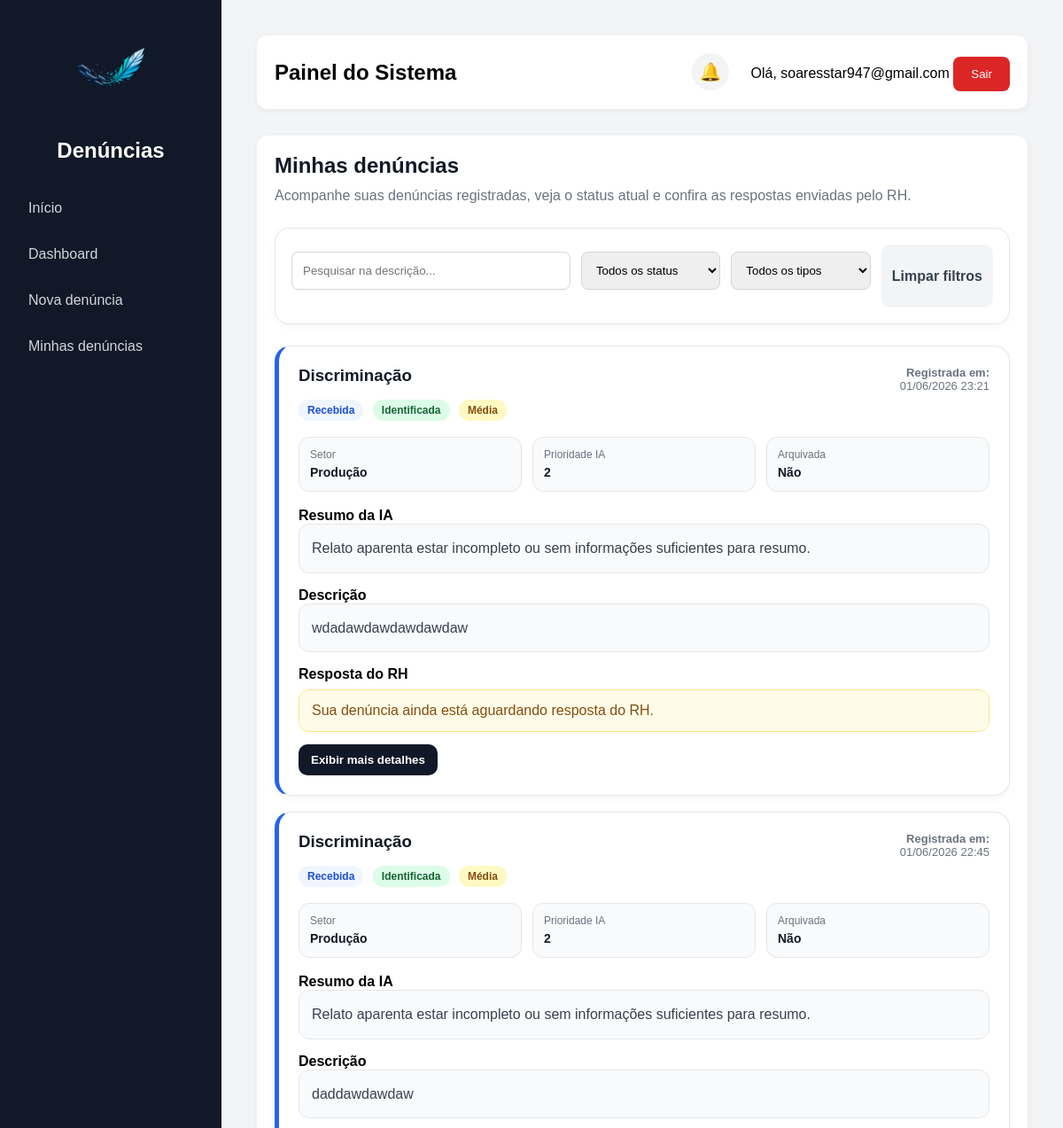
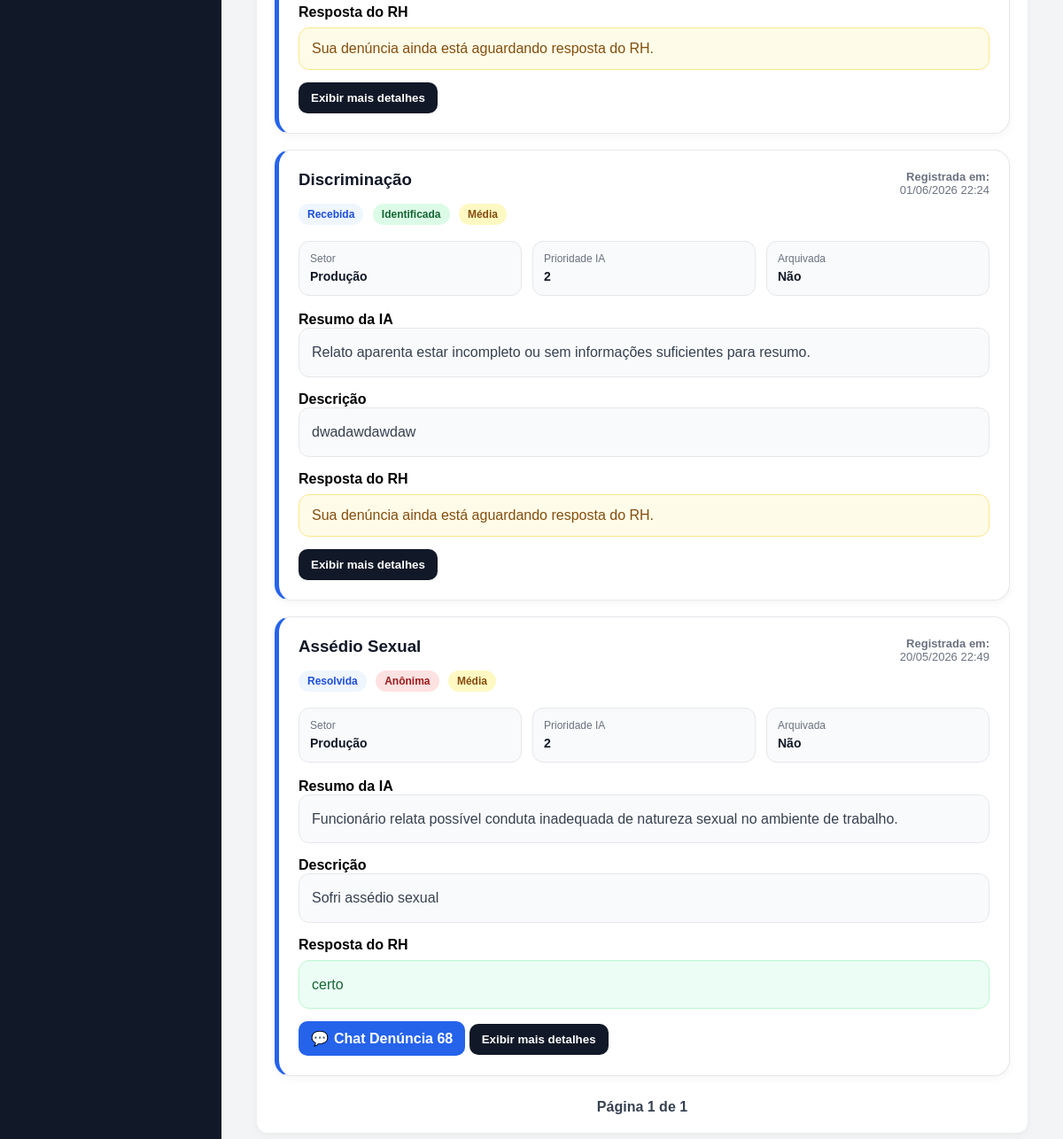
/minhas-denuncias/ (signed in), run on the app's committed database (2 pictures, top to bottom).
### denuncias/models.py (models this page shows, shortened)
class Denuncia(models.Model):
    TIPOS = [
    ('moral', 'Assédio Moral'),
    ('sexual', 'Assédio Sexual'),
    ('abuso', 'Abuso de Poder'),
    ('discriminacao', 'Discriminação'),
    ('ameaca', 'Ameaça'),
    ('violencia', 'Violência'),
    ('outros', 'Outros'),
    ]
    STATUS = [
        ("recebida", "Recebida"),
        ("analise", "Em análise"),
        ("resolvida", "Resolvida"),
    ]
    GRAVIDADES = [
    ('baixa', 'Baixa'),
    ('media', 'Média'),
    ('alta', 'Alta'),
    ('critica', 'Crítica'),
]
    usuario = models.ForeignKey(User, on_delete=models.SET_NULL, null=True, blank=True)
    descricao = models.TextField()
    tipo = models.CharField(max_length=20, choices=TIPOS)
    anonima = models.BooleanField(default=False)
    status = models.CharField(max_length=20, choices=STATUS, default="recebida")
    gravidade = models.CharField(
    max_length=20,
    choices=GRAVIDADES,
    default='baixa'
)
    urgente = models.BooleanField(default=False)
    prioridade_ia = models.IntegerField(default=1)
    resumo_ia = models.TextField(blank=True, null=True)
    data_criacao = models.DateTimeField(auto_now_add=True)
    arquivada = models.BooleanField(default=False)
    data_arquivamento = models.DateTimeField(null=True, blank=True)
    resposta_rh = models.TextField(blank=True, null=True)
    setor = models.ForeignKey(Setor, on_delete=models.SET_NULL, null=True, blank=True)
    exibir_setor = models.BooleanField(default=True)
    link_anexo = models.URLField(blank=True, null=True)

class Setor(models.Model):
    nome = models.CharField(max_length=100)

### denuncias/views.py (the view, shortened to what this page needs)
# urls.py: path('minhas-denuncias/', minhas_denuncias,  name='minhas_denuncias'),
@login_required
def minhas_denuncias(request):
    busca = request.GET.get("busca", "")
    status = request.GET.get("status", "")
    tipo = request.GET.get("tipo", "")
    page = request.GET.get("page", 1)
    denuncias = Denuncia.objects.filter(usuario=request.user).order_by("-data_criacao")
    if busca:
        denuncias = denuncias.filter(descricao__icontains=busca)
    if status:
        denuncias = denuncias.filter(status=status)
    if tipo:
        denuncias = denuncias.filter(tipo=tipo)
    paginator = Paginator(denuncias, 5)
    denuncias_paginadas = paginator.get_page(page)
    context = {
        "denuncias": denuncias_paginadas,
        "busca": busca,
        "status_filtro": status,
        "tipo_filtro": tipo,
    }
    return render(request, "denuncias/minhas_denuncias.html", context)

### denuncias/context_processors.py (called while the page is built, shortened)
def grupos_usuario(request):
    notificacoes = Notificacao.objects.filter(
        usuario=request.user
    ).order_by('-data_criacao')[:5]
    total_nao_lidas = Notificacao.objects.filter(
        usuario=request.user,
        lida=False
    ).count()
    return {
        'ui_rh': request.user.groups.filter(name='RH').exists(),
        'ui_admin': request.user.groups.filter(name='Administrador').exists() or request.user.is_superuser,
        'notificacoes': notificacoes,
        'total_nao_lidas': total_nao_lidas,
    }

### denuncias/templates/denuncias/minhas_denuncias.html (shortened to what this page needs)
{% extends 'base.html' %}
{% block content %}
<div class="minhas-header">
    <h2>Minhas denúncias</h2>
    <p>
        Acompanhe suas denúncias registradas, veja o status atual e confira as respostas enviadas pelo RH.
    </p>
</div>
<form id="filtrosMinhas" class="filtros-minhas">
    <input
        type="text"
        name="busca"
        placeholder="Pesquisar na descrição..."
        value="{{ busca }}"
    >
    <select name="status">
        <option value="">Todos os status</option>
    </select>
    <select name="tipo">
        <option value="">Todos os tipos</option>
    </select>
    <a href="/minhas-denuncias/" class="limpar-minhas">
        Limpar filtros
    </a>
</form>
<div id="listaMinhasDenuncias">
    {% include 'denuncias/partials/lista_minhas_denuncias.html' %}
</div>
{% endblock %}

### denuncias/templates/base.html (shortened to what this page needs)
<!DOCTYPE html>
<html lang="pt-br">
<head>
    <link rel="stylesheet"
href="https://cdnjs.cloudflare.com/ajax/libs/font-awesome/6.5.2/css/all.min.css">
</head>
<body>
    <aside>
        <div class="logo-box">
            <img src="/static/img/logo.png" alt="Logo do sistema" class="logo-sistema">
            <h2>Denúncias</h2>
        </div>
        <a href="/">Início</a>
        {% if user.is_authenticated %}
            <a href="/dashboard/">Dashboard</a>
            <a href="/denuncia/">Nova denúncia</a>
            <a href="/minhas-denuncias/">Minhas denúncias</a>
        {% else %}
            <a href="/login/">Entrar</a>
            <a href="{% url 'password_reset' %}">
    Esqueci minha senha
</a>
        {% endif %}
    </aside>
    <main>
        <div class="topbar">
            <div>
                <h2>Painel do Sistema</h2>
            </div>
            <div>
                {% if user.is_authenticated %}
                    <div class="notification-wrapper">
                        <button type="button" class="notification-bell" onclick="toggleNotifications()">
                            🔔
                        </button>
                    </div>
                    <span>Olá, {{ user.username }}</span>
                    <form method="post" action="{% url 'logout' %}" style="display:inline;">
    <button class="logout-btn" type="submit">Sair</button>
</form>
                {% endif %}
            </div>
        </div>
        <div class="card">
            {% block content %}
            {% endblock %}
        </div>
    </main>
</body>
</html>

### denuncias/templates/denuncias/partials/lista_minhas_denuncias.html (shortened to what this page needs)
{% if denuncias %}
<div class="denuncias-lista">
    {% for d in denuncias %}
    <div class="denuncia-card">
        <div class="denuncia-topo">
            <div>
                <h3>{{ d.get_tipo_display }}</h3>
                <span class="badge-status">
                    {{ d.get_status_display }}
                </span>
                {% if d.anonima %}
                <span class="badge-anonima">Anônima</span>
                {% else %}
                <span class="badge-identificada">Identificada</span>
                {% endif %}
                <span class="badge-gravidade gravidade-{{ d.gravidade }}">
                    {{ d.get_gravidade_display }}
                </span>
            </div>
            <div class="denuncia-data">
                <strong>Registrada em:</strong><br>
                {{ d.data_criacao|date:"d/m/Y H:i" }}
            </div>
        </div>
        <div class="denuncia-info">
            <div class="info-mini">
                <span>Setor</span>
                <strong>
                    {% if d.exibir_setor %}
                    {% if d.setor %}
                    {{ d.setor.nome }}
                    {% else %}
                    Não informado
                    {% endif %}
                    {% else %}
                    Ocultado
                    {% endif %}
                </strong>
            </div>
            <div class="info-mini">
                <span>Prioridade IA</span>
                <strong>{{ d.prioridade_ia }}</strong>
            </div>
            <div class="info-mini">
                <span>Arquivada</span>
                <strong>
                    {% if d.arquivada %}
                    Sim
                    {% else %}
                    Não
                    {% endif %}
                </strong>
            </div>
        </div>
        {% if d.resumo_ia %}
        <strong>Resumo da IA</strong>
        <div class="descricao-box">
            {{ d.resumo_ia }}
        </div>
        {% endif %}
        <strong>Descrição</strong>
        <div class="descricao-box">
            {{ d.descricao }}
        </div>
        <strong>Resposta do RH</strong>
        {% if d.resposta_rh %}
        <div class="resposta-box">
            {{ d.resposta_rh }}
        </div>
        {% else %}
        <div class="sem-resposta">
            Sua denúncia ainda está aguardando resposta do RH.
        </div>
        {% endif %}
        {% if d.resposta_rh %}
    <a href="/chat-denuncia/{{ d.id }}/" class="btn-chat-denuncia">
    <span>💬</span>
    Chat Denúncia {{ d.id }}
</a>
{% endif %}
        <button type="button" class="btn-detalhes" onclick="toggleDetalhes(this)">
            Exibir mais detalhes
        </button>
    </div>
    {% endfor %}
</div>
<div class="paginacao-minhas">
    <span>
        Página {{ denuncias.number }} de {{ denuncias.paginator.num_pages }}
    </span>
</div>
{% else %}
<div class="empty-minhas">
    Nenhuma denúncia encontrada.
</div>
{% endif %}

### denuncias/templates/base.html (style rules this page uses)
* { margin: 0; padding: 0; box-sizing: border-box; }
body { font-family: Arial, sans-serif; background: #f3f4f6; display: flex; }
aside { width: 250px; background: #111827; min-height: 100vh; padding: 20px; }
.logo-box { text-align: center; margin-bottom: 30px; }
.logo-sistema { max-width: 120px; max-height: 120px; object-fit: contain; margin-bottom: 12px; }
aside h2 { color: white; }
aside a { display: block; color: #d1d5db; text-decoration: none; padding: 12px; border-radius: 8px; margin-bottom: 10px; transition: 0.3s; }
main { flex: 1; padding: 40px; }
.topbar { background: white; padding: 20px; border-radius: 12px; margin-bottom: 30px; display: flex; justify-content: space-between; align-items: center; box-shadow: 0 2px 8px rgba(0, 0, 0, 0.05); }
.card { background: white; padding: 20px; border-radius: 12px; box-shadow: 0 2px 8px rgba(0, 0, 0, 0.05); }
input, textarea, select { width: 100%; padding: 12px; border: 1px solid #d1d5db; border-radius: 8px; margin-top: 8px; margin-bottom: 20px; }
button { background: #2563eb; color: white; border: none; padding: 12px 20px; border-radius: 8px; cursor: pointer; }
.logout-btn { background: #dc2626; }
.notification-wrapper { position: relative; display: inline-block; margin-right: 20px; }
.notification-bell { background: #f3f4f6; color: #111827; border: none; border-radius: 50%; width: 42px; height: 42px; cursor: pointer; display: flex; align-items: center; justify-content: center; font-size: 20px; position: relative; }

### denuncias/templates/denuncias/minhas_denuncias.html (style rules this page uses)
.minhas-header { margin-bottom: 24px; }
.minhas-header h2 { color: #111827; margin-bottom: 8px; }
.minhas-header p { color: #6b7280; line-height: 1.5; }
.denuncias-lista { display: grid; gap: 18px; }
.denuncia-card { background: #ffffff; border: 1px solid #e5e7eb; border-radius: 18px; padding: 22px; box-shadow: 0 3px 10px rgba(0,0,0,0.04); border-left: 5px solid #2563eb; }
.denuncia-topo { display: flex; justify-content: space-between; gap: 16px; align-items: flex-start; margin-bottom: 18px; }
.denuncia-topo h3 { color: #111827; margin-bottom: 10px; }
.denuncia-data { color: #6b7280; font-size: 13px; text-align: right; white-space: nowrap; }
.badge-status, .badge-anonima, .badge-identificada, .badge-gravidade, .badge-urgente { display: inline-block; padding: 5px 10px; border-radius: 999px; font-size: 12px; font-weight: 700; margin-right: 6px; margin-top: 6px; }
.badge-status { background: #eff6ff; color: #1d4ed8; }
.badge-anonima { background: #fee2e2; color: #991b1b; }
.badge-identificada { background: #dcfce7; color: #166534; }
.gravidade-media { background: #fef9c3; color: #854d0e; }
.denuncia-info { display: grid; grid-template-columns: repeat(3, 1fr); gap: 12px; margin-bottom: 18px; }
.info-mini { background: #f9fafb; border: 1px solid #e5e7eb; border-radius: 12px; padding: 12px; }
.info-mini span { display: block; color: #6b7280; font-size: 12px; margin-bottom: 4px; }
.info-mini strong { color: #111827; font-size: 14px; }
.descricao-box { background: #f9fafb; border: 1px solid #e5e7eb; border-radius: 12px; padding: 14px; color: #374151; line-height: 1.6; margin-bottom: 16px; }
.resposta-box { background: #ecfdf5; border: 1px solid #bbf7d0; color: #166534; border-radius: 12px; padding: 14px; line-height: 1.6; margin-top: 8px; }
.sem-resposta { background: #fefce8; border: 1px solid #fde68a; color: #854d0e; border-radius: 12px; padding: 14px; margin-top: 8px; }
.filtros-minhas { display: grid; grid-template-columns: 2fr 1fr 1fr auto; gap: 12px; background: #ffffff; border: 1px solid #e5e7eb; border-radius: 16px; padding: 18px; margin-bottom: 24px; box-shadow: 0 2px 8px rgba(0,0,0,0.04); }
.limpar-minhas { display: flex; align-items: center; justify-content: center; text-decoration: none; background: #f3f4f6; color: #374151; border-radius: 10px; font-weight: 600; padding: 12px; transition: 0.2s; }
.paginacao-minhas { display: flex; justify-content: center; align-items: center; gap: 14px; margin-top: 26px; }
.paginacao-minhas span { color: #374151; font-weight: 600; }
.btn-detalhes { margin-top: 14px; background: #111827; color: white; padding: 10px 14px; border-radius: 10px; font-weight: 600; }

### denuncias/templates/denuncias/partials/lista_minhas_denuncias.html (style rules this page uses)
.btn-chat-denuncia { margin-top: 14px; background: #2563eb; color: white; padding: 10px 14px; border-radius: 10px; font-weight: 600; text-decoration: none; display: inline-flex; align-items: center; gap: 6px; width: fit-content; }

### data on the page
Denuncia: tipo "Discriminação", status "Recebida", anonima "Identificada", gravidade "Média", data_criacao "01/06/2026 23:21", setor.nome "Produção", prioridade_ia "2", arquivada "Não", resumo_ia "Relato aparenta estar incompleto ou sem informações suficientes para resumo.", descricao "wdadawdawdawdawdaw", shows "Sua denúncia ainda está aguardando resposta do RH."
Denuncia: tipo "Discriminação", status "Recebida", anonima "Identificada", gravidade "Média", data_criacao "01/06/2026 22:45", setor.nome "Produção", prioridade_ia "2", arquivada "Não", resumo_ia "Relato aparenta estar incompleto ou sem informações suficientes para resumo.", descricao "daddawdawdaw", shows "Sua denúncia ainda está aguardando resposta do RH."
Denuncia: tipo "Discriminação", status "Recebida", anonima "Identificada", gravidade "Média", data_criacao "01/06/2026 22:24", setor.nome "Produção", prioridade_ia "2", arquivada "Não", resumo_ia "Relato aparenta estar incompleto ou sem informações suficientes para resumo.", descricao "dwadawdawdaw", shows "Sua denúncia ainda está aguardando resposta do RH."
Denuncia: tipo "Assédio Sexual", status "Resolvida", anonima "Anônima", gravidade "Média", data_criacao "20/05/2026 22:49", setor.nome "Produção", prioridade_ia "2", arquivada "Não", resumo_ia "Funcionário relata possível conduta inadequada de natureza sexual no ambiente de trabalho.", descricao "Sofri assédio sexual", resposta_rh "certo", id "68"

### other printed values
{{ user.username }} "soaresstar947@gmail.com"
{{ denuncias.number }} "1"
{{ denuncias.paginator.num_pages }} "1"
